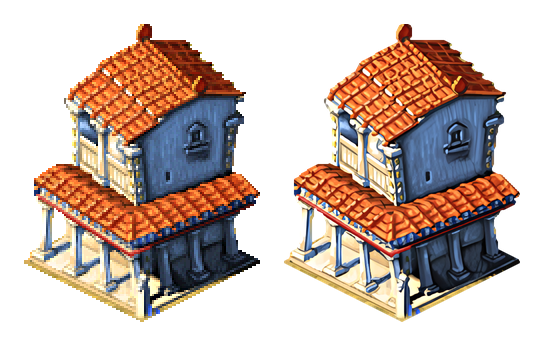
#> input picture media/hires-estate.png, 544 x 346 px
$ python oracle_rotation.py ../media/hires-estate.png
#> lines starting #> are read from the running program, lines starting #| are printed output that depends on the picture
### tools/oracle.py
"""Read raw state dumps from the oracle (zeus-run + re/oracle/zeus-run-state-dump.patch).

    from oracle import Dump
    d = Dump('re/oracle/runs/tutorial/dump/tick_001500.bin')
    d.block(35)              # bytes of save block 35 (buildings)
    d.at(0x00FE6A58 + 0x0C, '<i')  # read by absolute exe address

Run a scenario: see docs/re/oracle.md.
"""
import glob, os, struct


# [10 lines left out: function read_dump, not called in this run]


def shot(path):
    """A screenshot path: run shots are converted to lossless WebP (tools/oracle_compress.py --shots); a .bmp path
    that no longer exists resolves to its .webp, so paths cited in docs and scenario files keep working."""
    if path.endswith('.bmp') and not os.path.exists(path):
        for ext in ('.webp', '.png'):
            if os.path.exists(path[:-4] + ext):
                return path[:-4] + ext
    return path


# [6 lines left out: function dump_files, not called in this run]


class Dump:
    # [20 lines left out: functions __init__, block, at, not called in this run]

### tools/oracle_rotation.py
"""Which sprite pictures (plain or mirrored) an oracle screenshot shows: the view-rotation check of
docs/play/rotation.md "Verification".

    python3 tools/oracle_rotation.py SHOT.bmp [SHOT.bmp ...] -s FILE:INDEX [-s FILE:INDEX ...]

FILE is a collection under extracted/sprites (e.g. Zeus_General), INDEX the atlas index (atlas.json 'index').
For every shot and sprite, prints the best position of the picture and of its mirror image, with the share
of the picture's opaque pixels that are equal (each channel within 8) there. A picture that is drawn
whole and uncovered scores near 1; anything under ~0.5 is not on the screen (or mostly covered).
Search: 48 opaque sample pixels must agree (all but 16), then the full picture is compared.
"""
import json
import os
import sys

import numpy as np
from PIL import Image
import oracle  # noqa: E402  (shot paths: .bmp -> .png, tools/oracle.py)

ROOT = os.path.dirname(os.path.dirname(os.path.abspath(__file__)))


def sprite(file, index):
    a = json.load(open(os.path.join(ROOT, "extracted", "sprites", file, "atlas.json")))
    e = next(i for i in a["images"] if i["index"] == index)
    im = np.asarray(Image.open(os.path.join(ROOT, "extracted", "sprites", file, e["png"])).convert("RGBA")).astype(int)
    return im


def best(shot, tpl, samples=48, slack=16, tol=8):
    H, W = shot.shape[:2]
    h, w = tpl.shape[:2]
    if h > H or w > W:
        return 0.0, None
    ys, xs = np.nonzero(tpl[:, :, 3] > 200)
    if not len(ys):
        return 0.0, None
    rng = np.random.default_rng(1)
    pick = rng.choice(len(ys), min(samples, len(ys)), replace=False)
    cnt = np.zeros((H - h + 1, W - w + 1), np.int16)
    for k in pick:
        y, x = ys[k], xs[k]
        c = tpl[y, x, :3]
        win = shot[y:y + H - h + 1, x:x + W - w + 1, :3]
        cnt += (np.abs(win - c) <= tol).all(axis=2)
    out = (0.0, None)
    for y0, x0 in zip(*np.nonzero(cnt >= len(pick) - slack)):
        win = shot[y0:y0 + h, x0:x0 + w, :3]
        eq = (np.abs(win - tpl[:, :, :3]) <= tol).all(axis=2)[ys, xs].mean()
        if eq > out[0]:
            out = (float(eq), (int(x0), int(y0)))
    return out


def main(argv):
    shots = [a for a in argv if not a.startswith("-") and argv[argv.index(a) - 1] != "-s"]
    sprites = [argv[i + 1] for i, a in enumerate(argv) if a == "-s"]
    for s in shots:
        img = np.asarray(Image.open(oracle.shot(s)).convert("RGB")).astype(int)
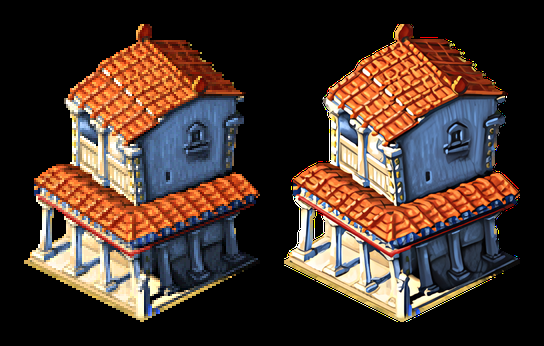
#> img: shape (346, 544, 3) int64; mean R, G, B 71, 53.3, 44.9
        print(os.path.basename(s))
        for spec in sprites:
            f, i = spec.split(":")
            t = sprite(f, int(i))
            p, pp = best(img, t)
            m, mp = best(img, t[:, ::-1])
            print(f"  {spec:24s} plain {p:.3f} at {pp}   mirrored {m:.3f} at {mp}")


if __name__ == "__main__":
    main(sys.argv[1:])
